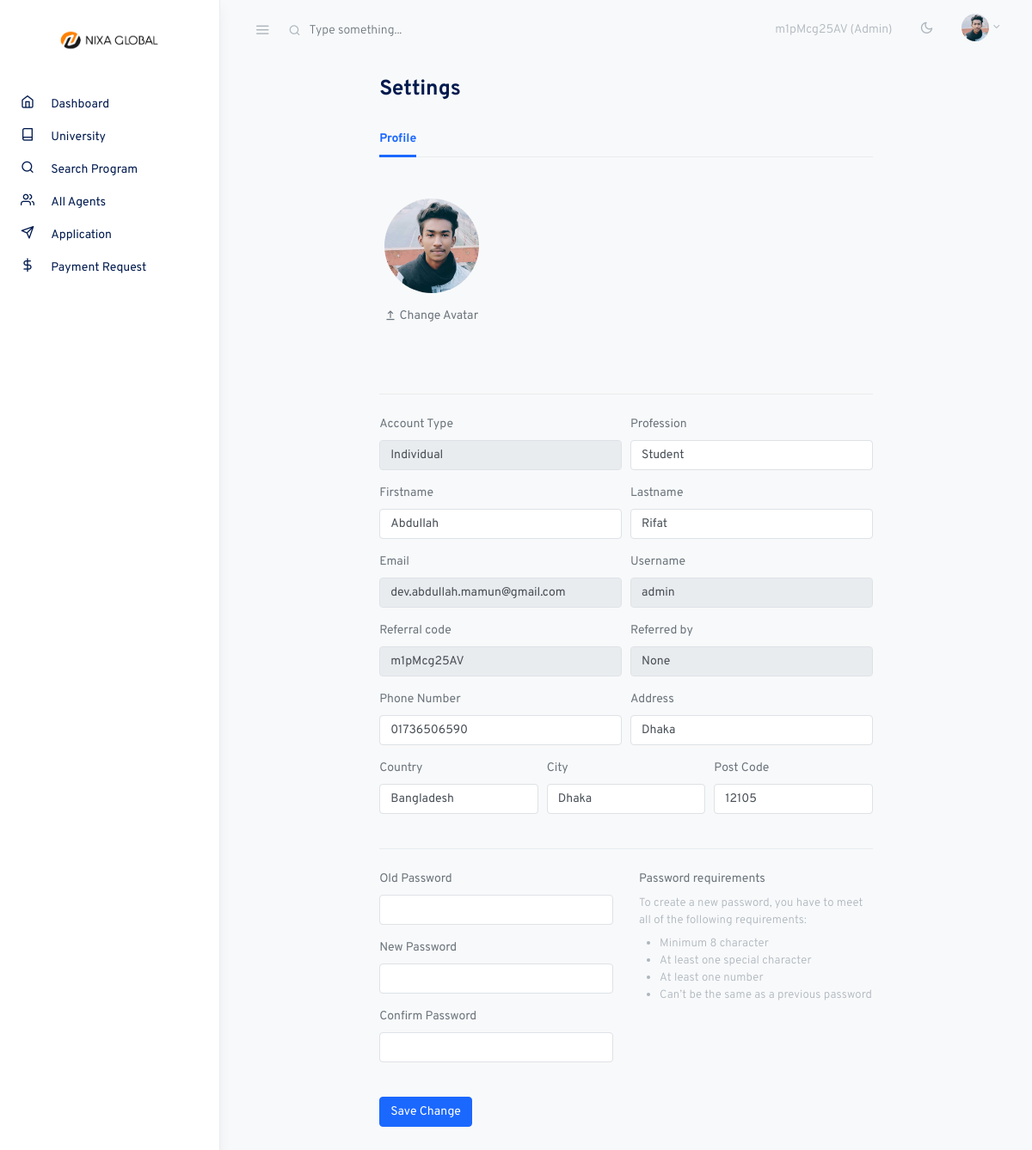
Screenshot of /profile_settings/ (signed in) with the database file from the repository.
### account/models.py (models this page shows, shortened)
class CustomUser(AbstractUser):
    user_type = models.CharField(max_length=20, choices=UserType.choices, default=UserType.AGENT)
    account_type = models.CharField(max_length=20, choices=AccountType.choices, default=AccountType.INDIVIDUAL)
    email = models.EmailField(unique=True)
    phone_number = models.CharField(max_length=20)
    address = models.CharField(max_length=200)
    country = models.CharField(max_length=100)
    city = models.CharField(max_length=100)
    post_code = models.CharField(max_length=20)
    referral_code = models.CharField(max_length=20, unique=True, blank=True, null=True)
    referred_by = models.ForeignKey('self', on_delete=models.SET_NULL, null=True, blank=True)
    is_verified = models.BooleanField(default=False)
    email_verification_token = models.CharField(max_length=100, blank=True, null=True)
    email_verification_sent_at = models.DateTimeField(null=True, blank=True)
    identification_document = models.ForeignKey('IdentificationDocument', on_delete=models.SET_NULL, null=True, blank=True)
    avatar = models.ImageField(upload_to='avatars/', blank=True)
    company_name = models.CharField(max_length=200, null=True, blank=True)
    profession = models.CharField(max_length=100, null=True, blank=True)
    class Meta:
        verbose_name = "User"
        verbose_name_plural = "     Users"

### core/views.py (the view, shortened to what this page needs)
# urls.py: path('profile_settings/', views.profile_settings, name="profile_settings"),
@login_required
def profile_settings(request):
    user = request.user
    return render(request, 'portal/profile_settings.html', {'user':user})

### templates/portal/profile_settings.html (shortened to what this page needs)
{% extends 'portal/assets/base.html' %}
{% load static %}
{% block content %}
<div class="container-fluid">
    <div class="row justify-content-center">
      <div class="col-12 col-lg-10 col-xl-8">
        <h2 class="h3 mb-4 page-title">Settings</h2>
        <div class="my-4">
          <ul class="nav nav-tabs mb-4" id="myTab" role="tablist">
            <li class="nav-item">
              <a class="nav-link active" id="home-tab" data-toggle="tab" href="#home" role="tab" aria-controls="home" aria-selected="true">Profile</a>
            </li>
          </ul>
          <form method="POST" action="{% url 'core:profile_settings' %}" enctype="multipart/form-data">
            <div class="row mt-5 align-items-center">
              <div class="col-md-3 text-center mb-5">
                <div class="avatar avatar-xl" id="avatar-container">
                    {% if user.avatar %}
                        <img src="{{ user.avatar.url }}" alt="..." class="avatar-img rounded-circle">
                    {% else %}
                        <img src="{% static 'assets/portal/./assets/avatars/face-1.jpg' %}" alt="..." class="avatar-img rounded-circle">
                    {% endif %}
                    <div class="avatar-overlay mt-3">
                        <label for="avatar-upload" class="avatar-overlay-button">
                            <svg xmlns="http://www.w3.org/2000/svg" width="1em" height="1em" viewBox="0 0 24 24"><path fill="currentColor" fill-rule="evenodd" d="M13 5.828V17h-2V5.828L7.757 9.071L6.343 7.657L12 2l5.657 5.657l-1.414 1.414zM5 19h14a1 1 0 0 1 0 2H5a1 1 0 0 1 0-2"/></svg>
                            <span>Change Avatar</span>
                        </label>
                    </div>
                </div>
              </div>
            </div>
            <hr class="my-4">
            <div class="form-row">
                <div class="form-group col-md-6">
                    <label for="firstname">Account Type</label>
                    <input type="text" disabled class="form-control" value="{{user.account_type}}">
                </div>
                {% if user.account_type == 'Company' %}
                <div class="form-group col-md-6">
                    <label for="firstname">Company Name</label>
                    <input type="text" disabled class="form-control" value="{{user.company_name}}">
                </div>
                {% elif user.account_type == 'Individual' %}
                <div class="form-group col-md-6">
                  <label for="firstname">Profession</label>
                  <input type="text" name="profession" class="form-control" value="{{user.profession}}">
              </div>
                {% endif %}
            </div>
            <div class="form-row">
                <div class="form-group col-md-6">
                    <label for="firstname">Firstname</label>
                    <input type="text" id="firstname" name="first_name" class="form-control" value="{{user.first_name}}">
                </div>
                <div class="form-group col-md-6">
                    <label for="lastname">Lastname</label>
                    <input type="text" id="lastname" name="last_name" class="form-control" value="{{user.last_name}}">
                </div>
            </div>
            <div class="form-row">
                <div class="form-group col-md-6">
                    <label for="inputEmail4">Email</label>
                    <input type="email" disabled class="form-control" id="inputEmail4" value="{{user.email}}">
                  </div>
                  <div class="form-group col-md-6">
                    <label for="inputAddress5">Username</label>
                    <input type="text" disabled class="form-control" id="inputAddress5" value="{{user.username}}">
                  </div>
            </div>
            <div class="form-row">
                <div class="form-group col-md-6">
                    <label for="inputEmail4">Referral code</label>
                    <input type="text" disabled class="form-control" id="inputEmail4" value="{{user.referral_code}}">
                  </div>
                  <div class="form-group col-md-6">
                    <label for="inputAddress5">Referred by</label>
                    <input type="text" disabled class="form-control" id="inputAddress5" value="{{user.referred_by}}">
                  </div>
            </div>
            <div class="form-row">
                <div class="form-group col-md-6">
                    <label for="inputEmail4">Phone Number</label>
                    <input type="text" name="phone_number" class="form-control" id="inputEmail4" value="{{user.phone_number}}">
                  </div>
                  <div class="form-group col-md-6">
                    <label for="inputAddress5">Address</label>
                    <input type="text" name="address" class="form-control" id="inputAddress5" value="{{user.address}}">
                  </div>
            </div>
            <div class="form-row">
                <div class="form-group col-md-4">
                    <label for="inputEmail4">Country</label>
                    <input type="text" name="country" class="form-control" id="inputEmail4" value="{{user.country}}">
                  </div>
                  <div class="form-group col-md-4">
                    <label for="inputAddress5">City</label>
                    <input type="text" name="city" class="form-control" id="inputAddress5" value="{{user.city}}">
                  </div>
                  <div class="form-group col-md-4">
                    <label for="inputAddress5">Post Code</label>
                    <input type="text" name="post_code" class="form-control" id="inputAddress5" value="{{user.post_code}}">
                  </div>
            </div>
            <hr class="my-4">
            <div class="row mb-4">
              <div class="col-md-6">
                <div class="form-group">
                  <label for="inputPassword4">Old Password</label>
                  <input type="password" name="old_password" class="form-control" id="inputPassword5">
                </div>
                <div class="form-group">
                  <label for="inputPassword5">New Password</label>
                  <input type="password" name="new_password" class="form-control" id="inputPassword5">
                </div>
                <div class="form-group">
                  <label for="inputPassword6">Confirm Password</label>
                  <input type="password" name="confirm_password" class="form-control" id="inputPassword6">
                </div>
              </div>
              <div class="col-md-6">
                <p class="mb-2">Password requirements</p>
                <p class="small text-muted mb-2"> To create a new password, you have to meet all of the following requirements: </p>
                <ul class="small text-muted pl-4 mb-0">
                  <li> Minimum 8 character </li>
                  <li>At least one special character</li>
                  <li>At least one number</li>
                  <li>Can’t be the same as a previous password </li>
                </ul>
              </div>
            </div>
            <button type="submit" class="btn btn-primary">Save Change</button>
          </form>
        </div>
      </div>
    </div>
  </div>
</div>
{% endblock %}

### templates/portal/assets/navbar.html (shortened to what this page needs)
{% load static %}
<nav class="topnav navbar navbar-light">
    <button type="button" class="navbar-toggler text-muted mt-2 p-0 mr-3 collapseSidebar">
      <i class="fe fe-menu navbar-toggler-icon"></i>
    </button>
    <form class="form-inline mr-auto searchform text-muted">
      <input class="form-control mr-sm-2 bg-transparent border-0 pl-4 text-muted" type="search" placeholder="Type something..." aria-label="Search">
    </form>
    <ul class="nav">
      <li class="nav-item nav-notif">
        <a class="nav-link text-muted my-2">
          {{request.user.referral_code}} ({{request.user.user_type}})
        </a>
      </li>
      <li class="nav-item">
        <a class="nav-link text-muted my-2" href="#" id="modeSwitcher" data-mode="light">
          <i class="fe fe-sun fe-16"></i>
        </a>
      </li>
      <li class="nav-item dropdown">
        <a class="nav-link dropdown-toggle text-muted pr-0" href="#" id="navbarDropdownMenuLink" role="button" data-toggle="dropdown" aria-haspopup="true" aria-expanded="false">
          <span class="avatar avatar-sm mt-2">
            {% if user.avatar %}
                <img src="{{ user.avatar.url }}" alt="..." class="avatar-img rounded-circle">
            {% else %}
                <img src="{% static 'assets/portal/./assets/avatars/face-1.jpg' %}" alt="..." class="avatar-img rounded-circle">
            {% endif %}
          </span>
        </a>
      </li>
    </ul>
  </nav>

### static/assets/portal/css/feather.css (style rules this page uses)
.fe { font-family: "feather" !important; speak: none; font-style: normal; font-weight: normal; font-variant: normal; text-transform: none; line-height: 1; -webkit-font-smoothing: antialiased; -moz-osx-font-smoothing: grayscale; }
.fe-16 { font-size: 16px; }
.fe-menu:before { content: ""; }
.fe-sun:before { content: ""; }

### rows the page displays
CustomUser: user.referral_code "m1pMcg25AV", user.user_type "Admin", avatar (picture), account_type "Individual", profession "Student", first_name "Abdullah", last_name "Rifat", email "dev.abdullah.mamun@gmail.com", username "admin", referral_code "m1pMcg25AV", referred_by "None", phone_number "01736506590", address "Dhaka", country "Bangladesh", city "Dhaka", post_code "12105"
